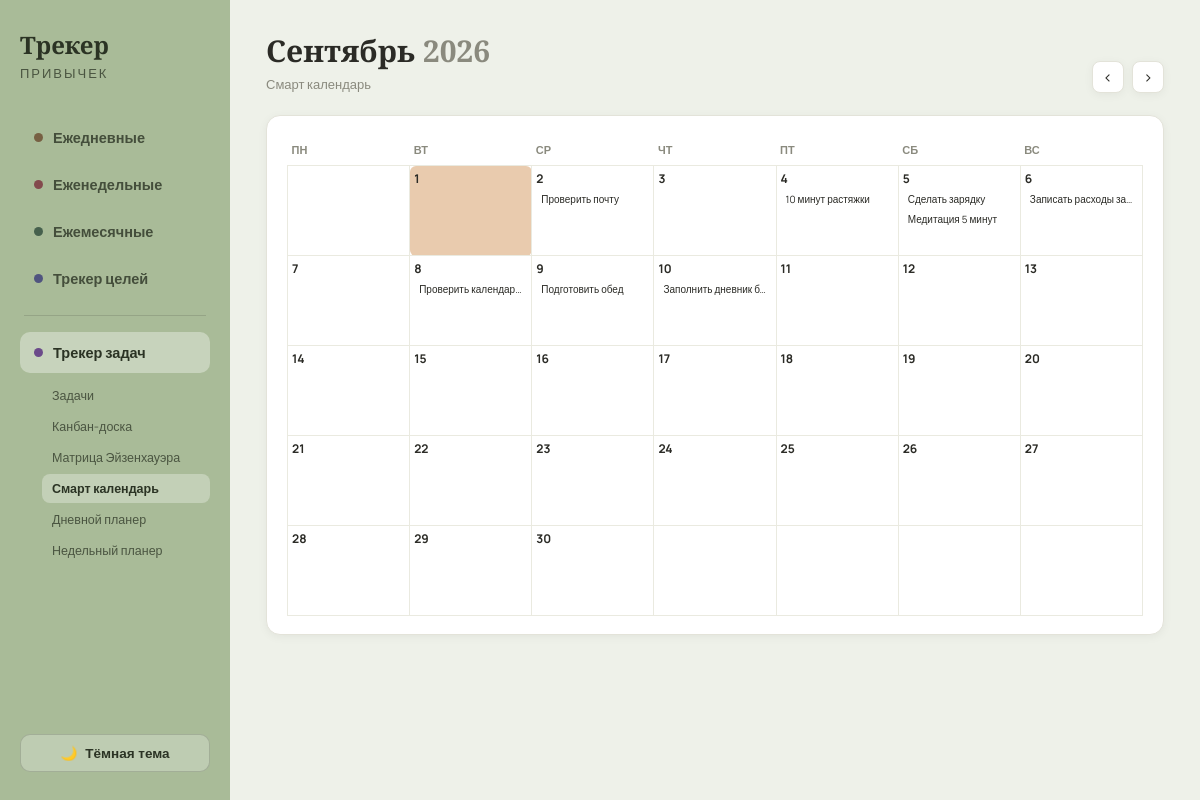
The page /tasks/calendar/2026/9 on the database its author committed.
### tables this page shows
CREATE TABLE tasks (
        id INTEGER PRIMARY KEY AUTOINCREMENT,
        title TEXT NOT NULL,
        due_date TEXT,
        assignee TEXT DEFAULT '',
        status TEXT NOT NULL DEFAULT 'Не начато',
        category TEXT DEFAULT '',
        priority TEXT NOT NULL DEFAULT 'Средний',
        important INTEGER NOT NULL DEFAULT 0,
        urgent INTEGER NOT NULL DEFAULT 0,
        description TEXT DEFAULT '',
        sort_order INTEGER DEFAULT 0
    );

### app.py (the view)
@app.route("/tasks/calendar/<int:year>/<int:month>")
def tasks_calendar(year, month):
    by_day = db.calendar_tasks(year, month)
    cal = calendar.Calendar(firstweekday=0)
    weeks = cal.monthdayscalendar(year, month)
    prev_m, prev_y = (12, year - 1) if month == 1 else (month - 1, year)
    next_m, next_y = (1, year + 1) if month == 12 else (month + 1, year)
    t = date.today()
    return render_template(
        "tasks_calendar.html", weeks=weeks, by_day=by_day, year=year, month=month,
        month_name=db.MONTHS_RU[month], prev_y=prev_y, prev_m=prev_m, next_y=next_y, next_m=next_m,
        today=(t.year, t.month, t.day),
        active="tasks", tasks_tab="calendar",
    )

### app.py (called while the page is built)
def today_ym():
    t = date.today()
    return t.year, t.month

@app.context_processor
def inject_now():
    y, m = today_ym()
    return {"now_y": y, "now_m": m, "date": date}

### database.py (called while the page is built)
def get_db():
    conn = sqlite3.connect(DB_PATH)
    conn.row_factory = sqlite3.Row
    conn.execute("PRAGMA foreign_keys = ON")
    return conn

def _task_row_to_dict(r, today):
    d = dict(r)
    if d["due_date"]:
        due = date.fromisoformat(d["due_date"])
        d["days_left"] = (due - today).days
        d["overdue"] = due < today and d["status"] != "Выполнено"
    else:
        d["days_left"] = None
        d["overdue"] = False
    if d["important"] and d["urgent"]:
        d["quadrant"] = "Сделать сейчас"
    elif d["important"] and not d["urgent"]:
        d["quadrant"] = "Запланировать"
    elif not d["important"] and d["urgent"]:
        d["quadrant"] = "Делегировать"
    else:
        d["quadrant"] = "Исключить"
    return d

def calendar_tasks(year, month):
    conn = get_db()
    rows = conn.execute(
        "SELECT * FROM tasks WHERE due_date LIKE ? ORDER BY due_date",
        (f"{year:04d}-{month:02d}-%",)).fetchall()
    conn.close()
    today = date.today()
    by_day = {}
    for r in rows:
        d = _task_row_to_dict(r, today)
        day = int(d["due_date"][8:10])
        by_day.setdefault(day, []).append(d)
    return by_day

### templates/tasks_calendar.html
{% extends "base.html" %}
{% block content %}
<div class="page-header">
  <div>
    <h1>{{ month_name }} <span class="muted">{{ year }}</span></h1>
    <p class="muted">Смарт календарь</p>
  </div>
  <div class="month-nav">
    <a class="btn-icon" href="{{ url_for('tasks_calendar', year=prev_y, month=prev_m) }}">‹</a>
    <a class="btn-icon" href="{{ url_for('tasks_calendar', year=next_y, month=next_m) }}">›</a>
  </div>
</div>
<div class="card">
  <table class="cal-table">
    <thead>
      <tr>
        <th>Пн</th><th>Вт</th><th>Ср</th><th>Чт</th><th>Пт</th><th>Сб</th><th>Вс</th>
      </tr>
    </thead>
    <tbody>
      {% for week in weeks %}
      <tr>
        {% for day in week %}
        {% if day == 0 %}
        <td class="other-month"></td>
        {% else %}
        <td class="{{ 'is-today' if today==(year,month,day) else '' }}">
          <div class="cal-daynum">{{ day }}</div>
          {% for t in by_day.get(day, []) %}
          <div class="cal-task {{ 'overdue' if t.overdue else '' }}" title="{{ t.title }} — {{ t.assignee }}">{{ t.title }}</div>
          {% endfor %}
        </td>
        {% endif %}
        {% endfor %}
      </tr>
      {% endfor %}
    </tbody>
  </table>
</div>
{% endblock %}

### static/css/style.css (style rules this page uses)
:root, [data-theme="light"] { --bg: #EEF1E9; --panel-bg: #F7F7F3; --card-bg: #FFFFFF; --text: #2B2B26; --muted: #8A8A7E; --border: #E3E3D9; --sage: #8FA07E; --sage-light: #C9D3BC; --terracotta: #C99268; --terracotta-light: #E9CBAE; --sidebar-bg: #A9BB98; --sidebar-text: #2B3324; --donut-bg: #E7E7DD; --grid-line: #EAEAE0; --done-bg: #DCE6D3; --shadow: 0 2px 10px rgba(0,0,0,0.05); }
* { box-sizing: border-box; }
body { margin: 0; font-family: "Manrope", sans-serif; background: var(--bg); color: var(--text); transition: background .2s, color .2s; }
h1, h3, .brand-title { font-family: "Playfair Display", serif; }
.page-header { display: flex; justify-content: space-between; align-items: flex-end; margin-bottom: 22px; }
.page-header h1 { margin: 0; font-size: 30px; }
.muted { color: var(--muted); }
.page-header p { margin: 4px 0 0; font-size: 13px; }
.month-nav { display: flex; align-items: center; gap: 8px; }
.btn-icon { width: 32px; height: 32px; border-radius: 8px; background: var(--card-bg); border: 1px solid var(--border); display: flex; align-items: center; justify-content: center; text-decoration: none; color: var(--text); font-size: 16px; box-shadow: var(--shadow); }
.card { background: var(--card-bg); border: 1px solid var(--border); border-radius: 14px; padding: 18px 20px; box-shadow: var(--shadow); }
.is-today { background: var(--terracotta-light); border-radius: 6px; }
.cal-table { width: 100%; border-collapse: collapse; table-layout: fixed; }
.cal-table th { padding: 8px 4px; font-size: 11px; text-transform: uppercase; color: var(--muted); text-align: left; }
.cal-table td { border: 1px solid var(--grid-line); vertical-align: top; height: 90px; padding: 4px; font-size: 11px; }
.cal-table td.other-month { opacity: .35; }
.cal-table td.is-today { background: var(--terracotta-light); }
.cal-daynum { font-weight: 700; font-size: 12px; margin-bottom: 3px; }
.cal-task { background: var(--card-bg); border-radius: 5px; padding: 2px 5px; margin-bottom: 2px; font-size: 10px; overflow: hidden; text-overflow: ellipsis; white-space: nowrap; }

### rows shown on the page
tasks: title "Проверить почту"
tasks: title "10 минут растяжки"
tasks: title "Сделать зарядку"
tasks: title "Медитация 5 минут"
tasks: title "Записать расходы за…"
tasks: title "Проверить календар…"
tasks: title "Подготовить обед"
tasks: title "Заполнить дневник б…"

### other values the page prints
{{ month_name }} "Сентябрь"
{{ year }} "2026"
{{ day }} "1" "2" "3" "4" "5" "6" "7" "8" "9" "10" "11" "12" "13" "14" "15" "16" "17" "18" "19" "20" "21" "22" "23" "24" "25" "26" "27" "28" "29" "30"
